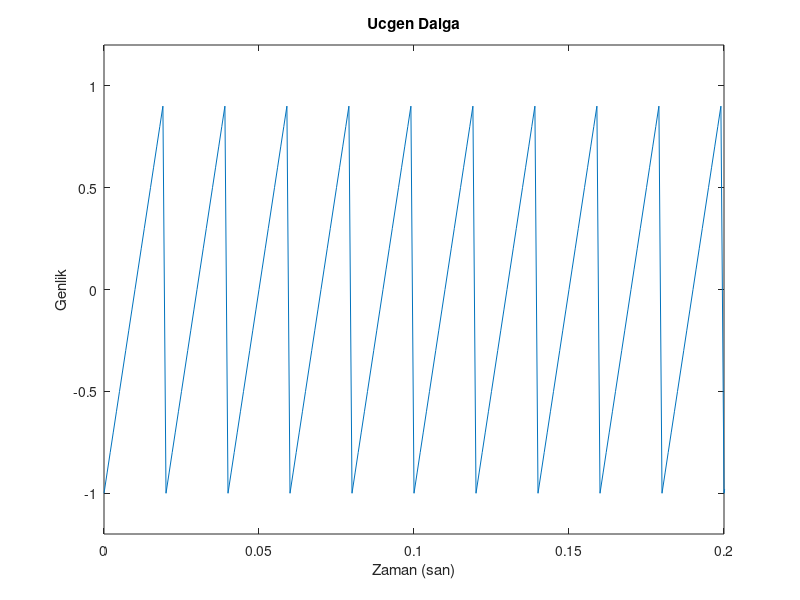

The MATLAB script that drew this image:
fs = 1000;
t = 0:1/fs:1;
x1 = sawtooth(2*pi*50*t);
plot(211),plot(t,x1), axis([0 0.2 -1.2 1.2])
xlabel('Zaman (san)');
ylabel('Genlik');
title('Ucgen Dalga');